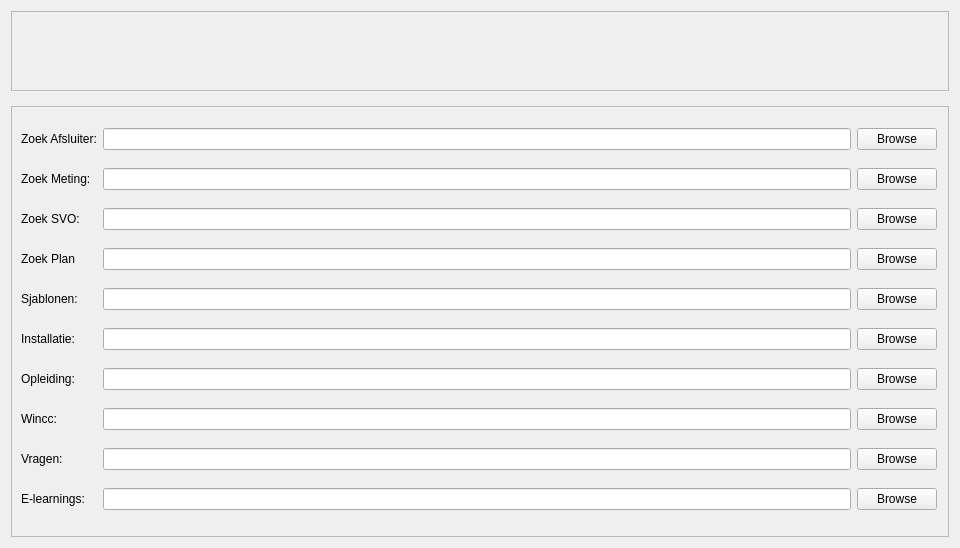
                            <widget class="QWidget" name="scrollAreaWidgetContents_14">
                             <property name="geometry">
                              <rect>
                               <x>0</x>
                               <y>0</y>
                               <width>960</width>
                               <height>548</height>
                              </rect>
                             </property>
                             <property name="styleSheet">
                              <string notr="true">font: 75 12pt &quot;Roboto Condensed&quot;;</string>
                             </property>
                             <layout class="QVBoxLayout" name="verticalLayout_60">
                              <property name="spacing">
                               <number>15</number>
                              </property>
                              <item>
                               <widget class="QFrame" name="frame_57">
                                <property name="maximumSize">
                                 <size>
                                  <width>16777215</width>
                                  <height>80</height>
                                 </size>
                                </property>
                                <property name="frameShape">
                                 <enum>QFrame::StyledPanel</enum>
                                </property>
                                <property name="frameShadow">
                                 <enum>QFrame::Raised</enum>
                                </property>
                                <layout class="QGridLayout" name="gridLayout_29">
                                 <property name="leftMargin">
                                  <number>100</number>
                                 </property>
                                 <property name="rightMargin">
                                  <number>100</number>
                                 </property>
                                </layout>
                               </widget>
                              </item>
                              <item>
                               <widget class="QFrame" name="frame_58">
                                <property name="styleSheet">
                                 <string notr="true"/>
                                </property>
                                <property name="frameShape">
                                 <enum>QFrame::StyledPanel</enum>
                                </property>
                                <property name="frameShadow">
                                 <enum>QFrame::Sunken</enum>
                                </property>
                                <layout class="QGridLayout" name="gridLayout_30">
                                 <property name="rightMargin">
                                  <number>11</number>
                                 </property>
                                 <item row="2" column="3">
                                  <widget class="QPushButton" name="btnBrowseZoekSVO">
                                   <property name="text">
                                    <string>Browse</string>
                                   </property>
                                  </widget>
                                 </item>
                                 <item row="0" column="0">
                                  <widget class="QLabel" name="label_17">
                                   <property name="text">
                                    <string>Zoek Afsluiter:</string>
                                   </property>
                                  </widget>
                                 </item>
                                 <item row="4" column="3">
                                  <widget class="QPushButton" name="btnBrowseSjablonen">
                                   <property name="text">
                                    <string>Browse</string>
                                   </property>
                                  </widget>
                                 </item>
                                 <item row="1" column="0">
                                  <widget class="QLabel" name="label_18">
                                   <property name="text">
                                    <string>Zoek Meting:</string>
                                   </property>
                                  </widget>
                                 </item>
                                 <item row="2" column="0">
                                  <widget class="QLabel" name="label_27">
                                   <property name="text">
                                    <string>Zoek SVO:</string>
                                   </property>
                                  </widget>
                                 </item>
                                 <item row="3" column="3">
                                  <widget class="QPushButton" name="btnBrowseZoekPlan">
                                   <property name="text">
                                    <string>Browse</string>
                                   </property>
                                  </widget>
                                 </item>
                                 <item row="0" column="3">
                                  <widget class="QPushButton" name="btnBrowseZoekAfs">
                                   <property name="text">
                                    <string>Browse</string>
                                   </property>
                                  </widget>
                                 </item>
                                 <item row="8" column="0">
                                  <widget class="QLabel" name="label_60">
                                   <property name="text">
                                    <string>Vragen:</string>
                                   </property>
                                  </widget>
                                 </item>
                                 <item row="7" column="0">
                                  <widget class="QLabel" name="label_59">
                                   <property name="text">
                                    <string>Wincc:</string>
                                   </property>
                                  </widget>
                                 </item>
                                 <item row="5" column="2">
                                  <widget class="QLineEdit" name="txtInstalla"/>
                                 </item>
                                 <item row="4" column="2">
                                  <widget class="QLineEdit" name="txtSjablonen"/>
                                 </item>
                                 <item row="5" column="3">
                                  <widget class="QPushButton" name="btnBrowseInstalla">
                                   <property name="text">
                                    <string>Browse</string>
                                   </property>
                                  </widget>
                                 </item>
                                 <item row="6" column="0">
                                  <widget class="QLabel" name="label_58">
                                   <property name="text">
                                    <string>Opleiding:</string>
                                   </property>
                                  </widget>
                                 </item>
                                 <item row="3" column="2">
                                  <widget class="QLineEdit" name="txtZoekPlan"/>
                                 </item>
                                 <item row="5" column="0">
                                  <widget class="QLabel" name="label_57">
                                   <property name="text">
                                    <string>Installatie:</string>
                                   </property>
                                  </widget>
                                 </item>
                                 <item row="3" column="0">
                                  <widget class="QLabel" name="label_29">
                                   <property name="text">
                                    <string>Zoek Plan</string>
                                   </property>
                                  </widget>
                                 </item>
                                 <item row="0" column="2">
                                  <widget class="QLineEdit" name="txtZoekAfs"/>
                                 </item>
                                 <item row="1" column="2">
                                  <widget class="QLineEdit" name="txtZoekMeting"/>
                                 </item>
                                 <item row="4" column="0">
                                  <widget class="QLabel" name="label_35">
                                   <property name="text">
                                    <string>Sjablonen:</string>
                                   </property>
                                  </widget>
                                 </item>
                                 <item row="1" column="3">
                                  <widget class="QPushButton" name="btnBrowseZoekMeting">
                                   <property name="text">
                                    <string>Browse</string>
                                   </property>
                                  </widget>
                                 </item>
                                 <item row="2" column="2">
                                  <widget class="QLineEdit" name="txtZoekSVO"/>
                                 </item>
                                 <item row="9" column="0">
                                  <widget class="QLabel" name="label_61">
                                   <property name="text">
                                    <string>E-learnings:</string>
                                   </property>
                                  </widget>
                                 </item>
                                 <item row="6" column="2">
                                  <widget class="QLineEdit" name="txtOpleiding"/>
                                 </item>
                                 <item row="7" column="2">
                                  <widget class="QLineEdit" name="txtWincc"/>
                                 </item>
                                 <item row="8" column="2">
                                  <widget class="QLineEdit" name="txtVragen"/>
                                 </item>
                                 <item row="9" column="2">
                                  <widget class="QLineEdit" name="txtELearning"/>
                                 </item>
                                 <item row="6" column="3">
                                  <widget class="QPushButton" name="btnBrowseOpleiding">
                                   <property name="text">
                                    <string>Browse</string>
                                   </property>
                                  </widget>
                                 </item>
                                 <item row="7" column="3">
                                  <widget class="QPushButton" name="btnBrowseWincc">
                                   <property name="text">
                                    <string>Browse</string>
                                   </property>
                                  </widget>
                                 </item>
                                 <item row="8" column="3">
                                  <widget class="QPushButton" name="btnBrowseVragen">
                                   <property name="text">
                                    <string>Browse</string>
                                   </property>
                                  </widget>
                                 </item>
                                 <item row="9" column="3">
                                  <widget class="QPushButton" name="btnBrowseELearning">
                                   <property name="text">
                                    <string>Browse</string>
                                   </property>
                                  </widget>
                                 </item>
                                </layout>
                               </widget>
                              </item>
                             </layout>
                            </widget>
